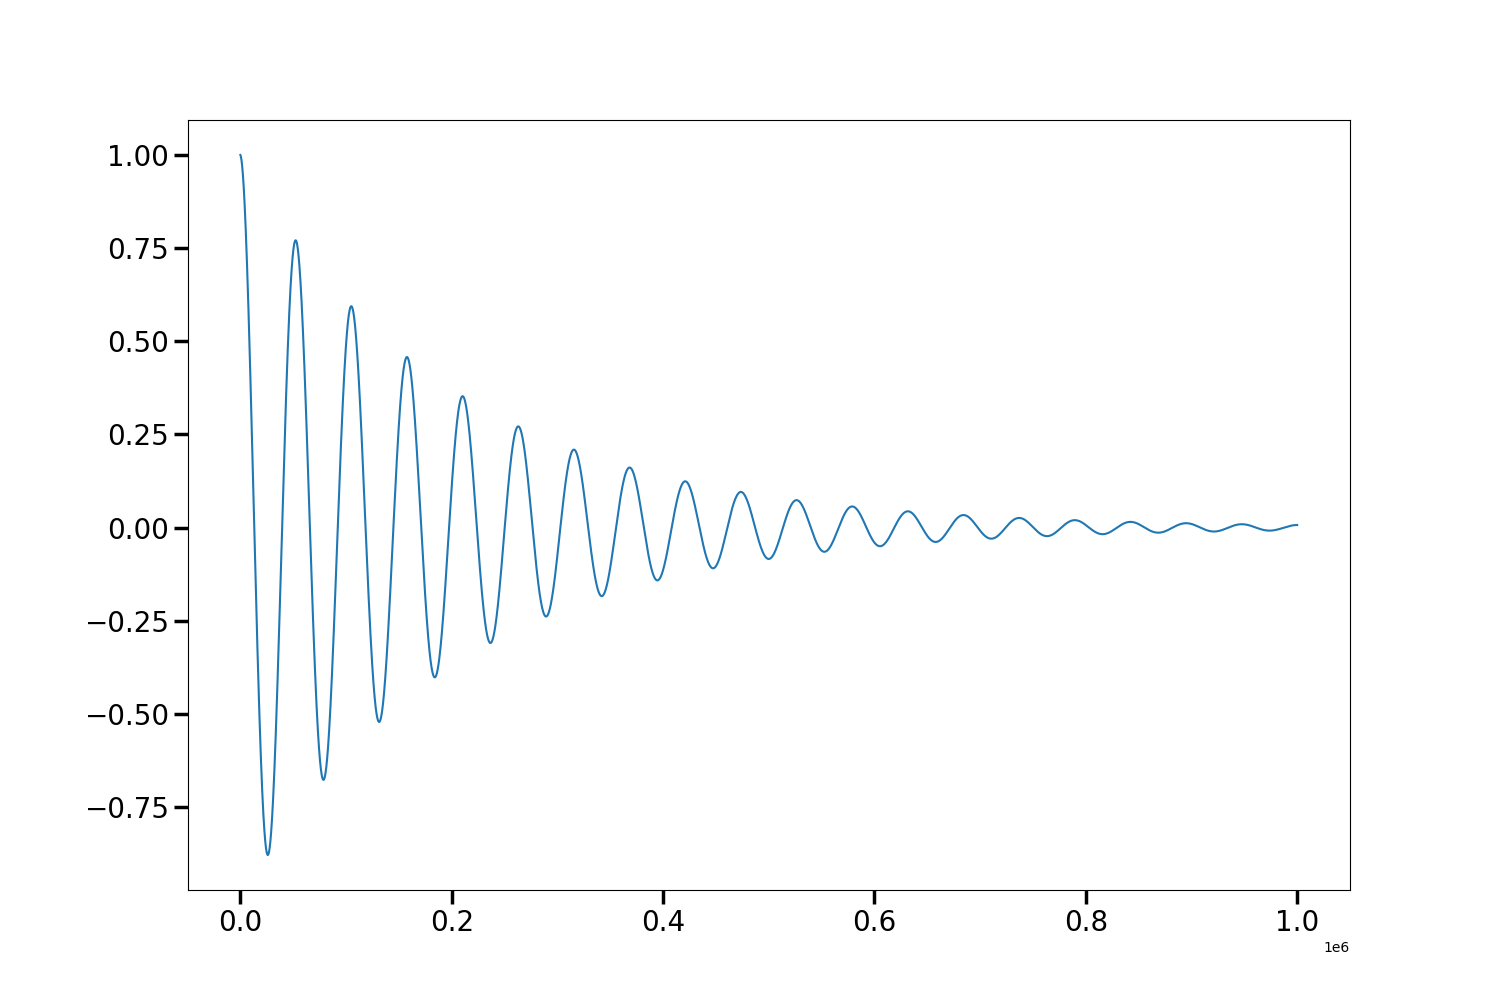

Write Python code to recreate this figure.
import matplotlib.pyplot as plt
import matplotlib
import sys

# if len(sys.argv) <= 1:
#     print("Please pass the temperature as parameter. Exiting..")
#     sys.exit(-1)
paths = []
# TODO: agregar los otros 3 (beeman, verlet, etc)
with open('oscillator.csv') as f:
    lines = f.readlines()
    x = [float(line.split(' ')[0]) for line in lines]
paths = {'x': x}

fig = plt.figure(figsize=(15,10))
ax1 = fig.add_subplot(111)
# ax1.set_xlabel('Porcentaje de celulas vivas', fontsize=27)
# ax1.set_ylabel('Pasos hasta el corte', fontsize=27)
ax1.tick_params(axis='both', which='major', labelsize=20, width=2.5, length=10)

ax1.plot(paths['x'])
print(len(paths['x']))

# ax1.set_aspect( 1 )
# plt.xlim([0, 6])
# plt.ylim([0, 6])

fig1=plt.gcf()
plt.show()
plt.draw()
# plt.savefig(f'oscillator.png')